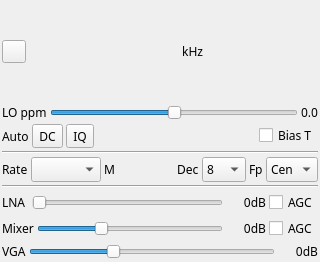
<?xml version="1.0" encoding="UTF-8"?>
<ui version="4.0">
 <class>AirspyGui</class>
 <widget class="QWidget" name="AirspyGui">
  <property name="geometry">
   <rect>
    <x>0</x>
    <y>0</y>
    <width>320</width>
    <height>262</height>
   </rect>
  </property>
  <property name="sizePolicy">
   <sizepolicy hsizetype="Preferred" vsizetype="Maximum">
    <horstretch>0</horstretch>
    <verstretch>0</verstretch>
   </sizepolicy>
  </property>
  <property name="font">
   <font>
    <family>Sans Serif</family>
    <pointsize>9</pointsize>
   </font>
  </property>
  <property name="windowTitle">
   <string>Airspy</string>
  </property>
  <layout class="QVBoxLayout" name="verticalLayout">
   <property name="spacing">
    <number>3</number>
   </property>
   <property name="margin">
    <number>2</number>
   </property>
   <item>
    <layout class="QHBoxLayout" name="horizontalLayout_freq">
     <item>
      <widget class="ButtonSwitch" name="startStopButton">
       <property name="text">
        <string/>
       </property>
       <property name="icon">
        <iconset resource="../../../sdrbase/resources/res.qrc">
         <normaloff>:/play.png</normaloff>
         <normalon>:/stop.png</normalon>:/play.png</iconset>
       </property>
      </widget>
     </item>
     <item>
      <spacer name="freqLeftSpacer">
       <property name="orientation">
        <enum>Qt::Horizontal</enum>
       </property>
       <property name="sizeHint" stdset="0">
        <size>
         <width>0</width>
         <height>0</height>
        </size>
       </property>
      </spacer>
     </item>
     <item>
      <widget class="ValueDial" name="centerFrequency" native="true">
       <property name="sizePolicy">
        <sizepolicy hsizetype="Maximum" vsizetype="Maximum">
         <horstretch>0</horstretch>
         <verstretch>0</verstretch>
        </sizepolicy>
       </property>
       <property name="minimumSize">
        <size>
         <width>32</width>
         <height>16</height>
        </size>
       </property>
       <property name="font">
        <font>
         <family>Monospace</family>
         <pointsize>20</pointsize>
        </font>
       </property>
       <property name="cursor">
        <cursorShape>SizeVerCursor</cursorShape>
       </property>
       <property name="focusPolicy">
        <enum>Qt::StrongFocus</enum>
       </property>
       <property name="toolTip">
        <string>Tuner center frequency in kHz</string>
       </property>
      </widget>
     </item>
     <item>
      <widget class="QLabel" name="freqUnits">
       <property name="text">
        <string> kHz</string>
       </property>
      </widget>
     </item>
     <item>
      <spacer name="freqRightlSpacer">
       <property name="orientation">
        <enum>Qt::Horizontal</enum>
       </property>
       <property name="sizeHint" stdset="0">
        <size>
         <width>0</width>
         <height>0</height>
        </size>
       </property>
      </spacer>
     </item>
    </layout>
   </item>
   <item>
    <layout class="QGridLayout" name="gridLayout_LOppm">
     <property name="spacing">
      <number>3</number>
     </property>
     <item row="0" column="0">
      <widget class="QLabel" name="LOppmLabel">
       <property name="toolTip">
        <string>LO correction ppm</string>
       </property>
       <property name="text">
        <string>LO ppm</string>
       </property>
      </widget>
     </item>
     <item row="0" column="1">
      <widget class="QSlider" name="LOppm">
       <property name="toolTip">
        <string>Local Oscillator frequency correction (ppm)</string>
       </property>
       <property name="minimum">
        <number>-100</number>
       </property>
       <property name="maximum">
        <number>100</number>
       </property>
       <property name="pageStep">
        <number>1</number>
       </property>
       <property name="orientation">
        <enum>Qt::Horizontal</enum>
       </property>
      </widget>
     </item>
     <item row="0" column="2">
      <widget class="QLabel" name="LOppmText">
       <property name="text">
        <string>0.0</string>
       </property>
      </widget>
     </item>
    </layout>
   </item>
   <item>
    <layout class="QGridLayout" name="gridLayout_corr">
     <item row="0" column="1">
      <widget class="ButtonSwitch" name="dcOffset">
       <property name="toolTip">
        <string>DC offset auto correction</string>
       </property>
       <property name="text">
        <string>DC</string>
       </property>
      </widget>
     </item>
     <item row="0" column="2">
      <widget class="ButtonSwitch" name="iqImbalance">
       <property name="toolTip">
        <string>IQ imbalance auto correction</string>
       </property>
       <property name="text">
        <string>IQ</string>
       </property>
      </widget>
     </item>
     <item row="0" column="0">
      <widget class="QLabel" name="corrLabal">
       <property name="text">
        <string>Auto</string>
       </property>
      </widget>
     </item>
     <item row="0" column="4">
      <widget class="QCheckBox" name="biasT">
       <property name="toolTip">
        <string>Antenna bias ON/OFF</string>
       </property>
       <property name="text">
        <string>Bias T</string>
       </property>
      </widget>
     </item>
     <item row="0" column="3">
      <spacer name="fcPosRightSpacer">
       <property name="orientation">
        <enum>Qt::Horizontal</enum>
       </property>
       <property name="sizeHint" stdset="0">
        <size>
         <width>40</width>
         <height>20</height>
        </size>
       </property>
      </spacer>
     </item>
    </layout>
   </item>
   <item>
    <widget class="Line" name="line_freq">
     <property name="orientation">
      <enum>Qt::Horizontal</enum>
     </property>
    </widget>
   </item>
   <item>
    <layout class="QGridLayout" name="gridLayout_samplerate">
     <property name="spacing">
      <number>3</number>
     </property>
     <item row="0" column="0">
      <widget class="QLabel" name="sampleRateLabel">
       <property name="sizePolicy">
        <sizepolicy hsizetype="Maximum" vsizetype="Preferred">
         <horstretch>0</horstretch>
         <verstretch>0</verstretch>
        </sizepolicy>
       </property>
       <property name="text">
        <string>Rate</string>
       </property>
      </widget>
     </item>
     <item row="0" column="1">
      <widget class="QComboBox" name="sampleRate">
       <property name="maximumSize">
        <size>
         <width>70</width>
         <height>16777215</height>
        </size>
       </property>
       <property name="toolTip">
        <string>Device sample rate in MS/s</string>
       </property>
      </widget>
     </item>
     <item row="0" column="4">
      <widget class="QLabel" name="label_decim">
       <property name="text">
        <string>Dec</string>
       </property>
      </widget>
     </item>
     <item row="0" column="2">
      <widget class="QLabel" name="label">
       <property name="text">
        <string>M</string>
       </property>
      </widget>
     </item>
     <item row="0" column="6">
      <widget class="QLabel" name="label_fcPos">
       <property name="text">
        <string>Fp</string>
       </property>
      </widget>
     </item>
     <item row="0" column="5">
      <widget class="QComboBox" name="decim">
       <property name="maximumSize">
        <size>
         <width>50</width>
         <height>16777215</height>
        </size>
       </property>
       <property name="toolTip">
        <string>Decimation factor</string>
       </property>
       <property name="currentIndex">
        <number>3</number>
       </property>
       <item>
        <property name="text">
         <string>1</string>
        </property>
       </item>
       <item>
        <property name="text">
         <string>2</string>
        </property>
       </item>
       <item>
        <property name="text">
         <string>4</string>
        </property>
       </item>
       <item>
        <property name="text">
         <string>8</string>
        </property>
       </item>
       <item>
        <property name="text">
         <string>16</string>
        </property>
       </item>
       <item>
        <property name="text">
         <string>32</string>
        </property>
       </item>
       <item>
        <property name="text">
         <string>64</string>
        </property>
       </item>
      </widget>
     </item>
     <item row="0" column="7">
      <widget class="QComboBox" name="fcPos">
       <property name="maximumSize">
        <size>
         <width>55</width>
         <height>16777215</height>
        </size>
       </property>
       <property name="toolTip">
        <string>Relative position of device center frequency</string>
       </property>
       <property name="currentIndex">
        <number>2</number>
       </property>
       <item>
        <property name="text">
         <string>Inf</string>
        </property>
       </item>
       <item>
        <property name="text">
         <string>Sup</string>
        </property>
       </item>
       <item>
        <property name="text">
         <string>Cen</string>
        </property>
       </item>
      </widget>
     </item>
     <item row="0" column="3">
      <spacer name="horizontalSpacer">
       <property name="orientation">
        <enum>Qt::Horizontal</enum>
       </property>
       <property name="sizeHint" stdset="0">
        <size>
         <width>40</width>
         <height>20</height>
        </size>
       </property>
      </spacer>
     </item>
    </layout>
   </item>
   <item>
    <widget class="Line" name="line_fcPos">
     <property name="orientation">
      <enum>Qt::Horizontal</enum>
     </property>
    </widget>
   </item>
   <item>
    <layout class="QGridLayout" name="gridLayout_lna">
     <property name="spacing">
      <number>3</number>
     </property>
     <item row="0" column="0">
      <widget class="QLabel" name="lnaGainLabel">
       <property name="sizePolicy">
        <sizepolicy hsizetype="Maximum" vsizetype="Preferred">
         <horstretch>0</horstretch>
         <verstretch>0</verstretch>
        </sizepolicy>
       </property>
       <property name="text">
        <string>LNA </string>
       </property>
      </widget>
     </item>
     <item row="0" column="1">
      <widget class="QSlider" name="lna">
       <property name="enabled">
        <bool>true</bool>
       </property>
       <property name="toolTip">
        <string>LNA gain dB</string>
       </property>
       <property name="maximum">
        <number>14</number>
       </property>
       <property name="pageStep">
        <number>1</number>
       </property>
       <property name="orientation">
        <enum>Qt::Horizontal</enum>
       </property>
      </widget>
     </item>
     <item row="0" column="3">
      <widget class="QLabel" name="lnaGainText">
       <property name="minimumSize">
        <size>
         <width>40</width>
         <height>0</height>
        </size>
       </property>
       <property name="lineWidth">
        <number>1</number>
       </property>
       <property name="text">
        <string>0dB</string>
       </property>
       <property name="alignment">
        <set>Qt::AlignRight|Qt::AlignTrailing|Qt::AlignVCenter</set>
       </property>
      </widget>
     </item>
     <item row="0" column="4">
      <widget class="QCheckBox" name="lnaAGC">
       <property name="toolTip">
        <string>Toggle LNA AGC</string>
       </property>
       <property name="text">
        <string>AGC</string>
       </property>
      </widget>
     </item>
    </layout>
   </item>
   <item>
    <layout class="QGridLayout" name="gridLayout_mix">
     <property name="spacing">
      <number>3</number>
     </property>
     <item row="0" column="1">
      <widget class="QSlider" name="mix">
       <property name="toolTip">
        <string>Mixer gain dB</string>
       </property>
       <property name="minimum">
        <number>0</number>
       </property>
       <property name="maximum">
        <number>15</number>
       </property>
       <property name="pageStep">
        <number>1</number>
       </property>
       <property name="value">
        <number>5</number>
       </property>
       <property name="orientation">
        <enum>Qt::Horizontal</enum>
       </property>
      </widget>
     </item>
     <item row="0" column="2">
      <widget class="QLabel" name="mixText">
       <property name="minimumSize">
        <size>
         <width>40</width>
         <height>0</height>
        </size>
       </property>
       <property name="text">
        <string>0dB</string>
       </property>
       <property name="alignment">
        <set>Qt::AlignRight|Qt::AlignTrailing|Qt::AlignVCenter</set>
       </property>
      </widget>
     </item>
     <item row="0" column="0">
      <widget class="QLabel" name="mixLabel">
       <property name="text">
        <string>Mixer</string>
       </property>
      </widget>
     </item>
     <item row="0" column="3">
      <widget class="QCheckBox" name="mixAGC">
       <property name="toolTip">
        <string>Toggle mixer AGC</string>
       </property>
       <property name="text">
        <string>AGC</string>
       </property>
      </widget>
     </item>
    </layout>
   </item>
   <item>
    <layout class="QGridLayout" name="gridLayout_vga" columnstretch="0,0,0">
     <property name="spacing">
      <number>3</number>
     </property>
     <item row="0" column="0">
      <widget class="QLabel" name="vgaLabel">
       <property name="text">
        <string>VGA</string>
       </property>
      </widget>
     </item>
     <item row="0" column="1">
      <widget class="QSlider" name="vga">
       <property name="toolTip">
        <string>VGA gain dB</string>
       </property>
       <property name="maximum">
        <number>15</number>
       </property>
       <property name="singleStep">
        <number>1</number>
       </property>
       <property name="pageStep">
        <number>1</number>
       </property>
       <property name="value">
        <number>5</number>
       </property>
       <property name="orientation">
        <enum>Qt::Horizontal</enum>
       </property>
      </widget>
     </item>
     <item row="0" column="2">
      <widget class="QLabel" name="vgaText">
       <property name="minimumSize">
        <size>
         <width>40</width>
         <height>0</height>
        </size>
       </property>
       <property name="text">
        <string>0dB</string>
       </property>
       <property name="alignment">
        <set>Qt::AlignRight|Qt::AlignTrailing|Qt::AlignVCenter</set>
       </property>
      </widget>
     </item>
    </layout>
   </item>
  </layout>
 </widget>
 <customwidgets>
  <customwidget>
   <class>ValueDial</class>
   <extends>QWidget</extends>
   <header>gui/valuedial.h</header>
   <container>1</container>
  </customwidget>
  <customwidget>
   <class>ButtonSwitch</class>
   <extends>QToolButton</extends>
   <header>gui/buttonswitch.h</header>
  </customwidget>
 </customwidgets>
 <resources>
  <include location="../../../sdrbase/resources/res.qrc"/>
 </resources>
 <connections/>
</ui>
